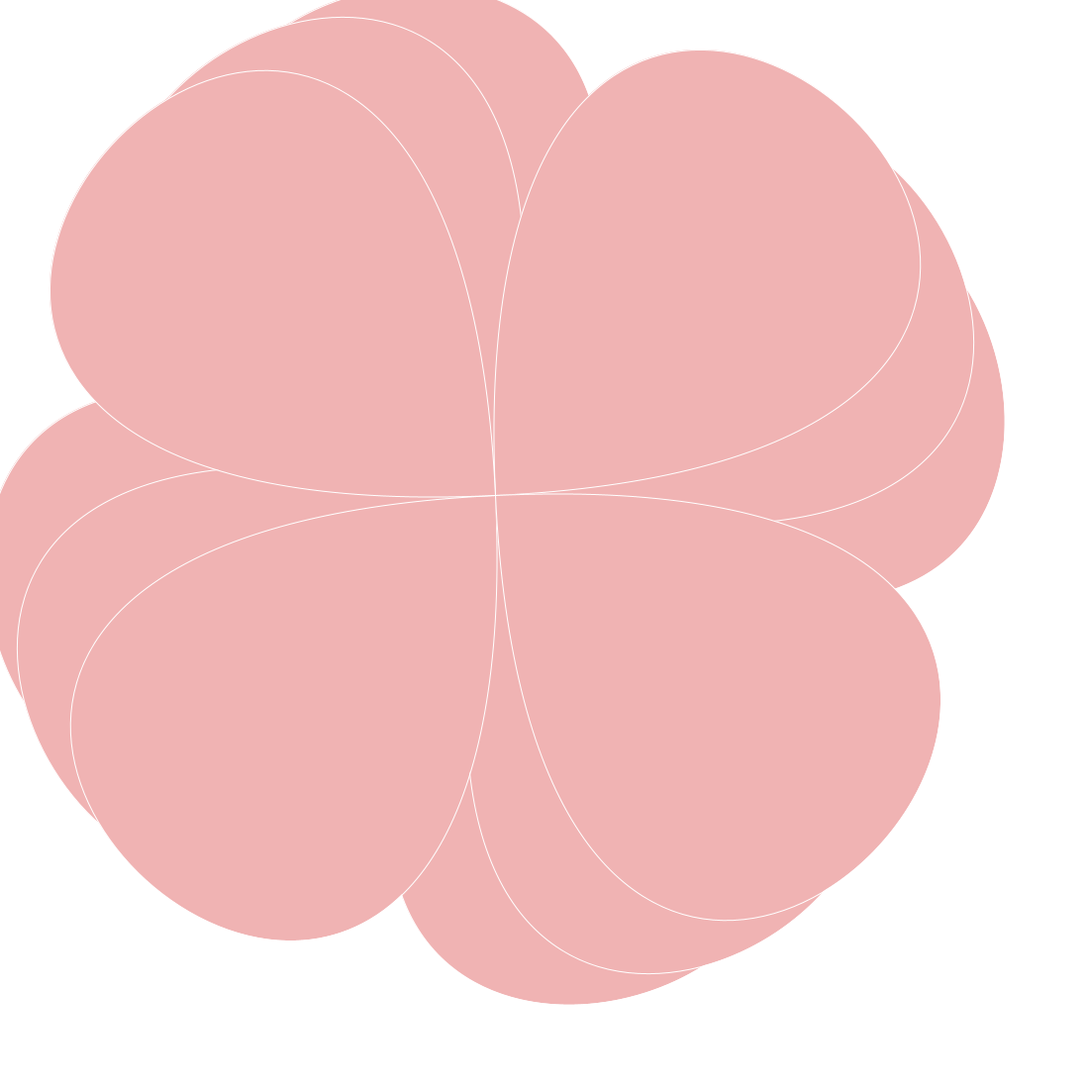
Frame 1 (no input)
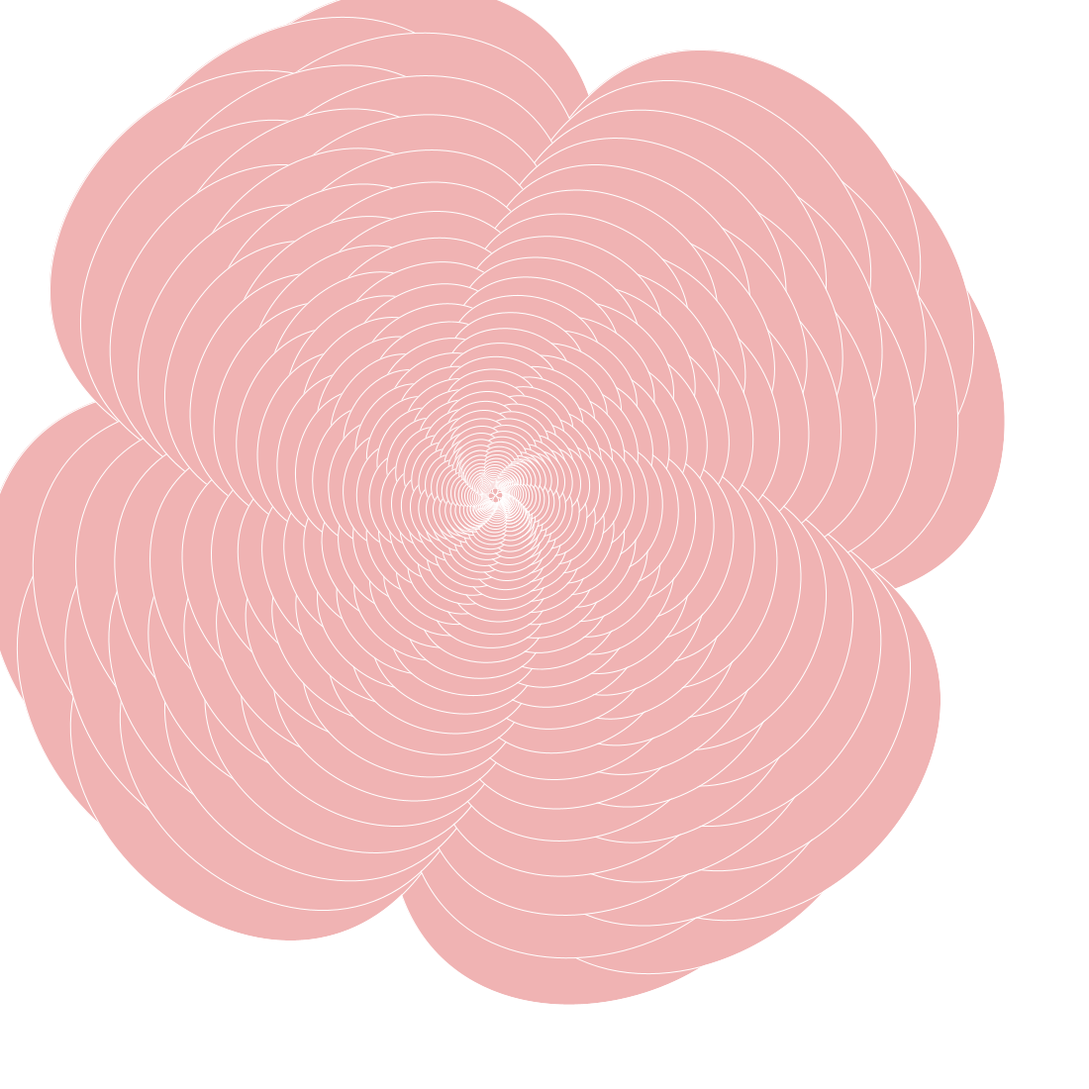
Frame 60 (the mouse pressed at the canvas centre just before this capture)
Frame 120 (the mouse held since frame 60 and released just before this capture): identical to frame 60, image omitted

The Processing sketch that drew these frames (run headless with seeded random() and noise(); from frame 60 on, the mouse is pressed at the canvas centre):

// Processing sketch: homework_fkower
// ── homework_fkower.pde
float x=500;
float y=500;
float disx=700;
float disy=700;
color []c={#F0B3B3,#F56FCD,#71D0E0,#FFCE71,#DC85F5};
float a=60;
int n=0;
int num=90;
float b=1;

void setup(){
  size(1100,1100);
  background(255);
  a=random(45,90);

}
void flower(float x,float y,float disx,float disy){
    bezier(x,y,x-disx,y+disy,x+disx,y+disy,x,y);
    bezier(x,y,x-disx,y-disy,x+disx,y-disy,x,y);
    bezier(x,y,x-disy,y+disx,x-disy,y-disx,x,y);
    bezier(x,y,x+disy,y+disx,x+disy,y-disx,x,y);

}

void draw(){
 //background(0);
  translate(x,y);
  //for(int i=0;i<num;i++){
    if(disx>10){
    fill(c[n]);
    stroke(255);
    //scale(0.91);
    rotate(radians(a));
    flower(0,0,disx,disy);
    rotate(radians(a));
    flower(0,0,disx,disy);
    rotate(radians(a));
    flower(0,0,disx,disy);
    disx=disx*0.91;
    disy=disy*0.91;    
    a=a-b;
    }
  
  
  
  
}

void mouseClicked(){
background(255);
x=random(width/4,width*3/4);
y=random(height/4,height*3/4);
disx=random(100,700);
disy=random(100,700);
n=int(random(0,5));
num=int(random(5,100));
b=random(0,1);
}
